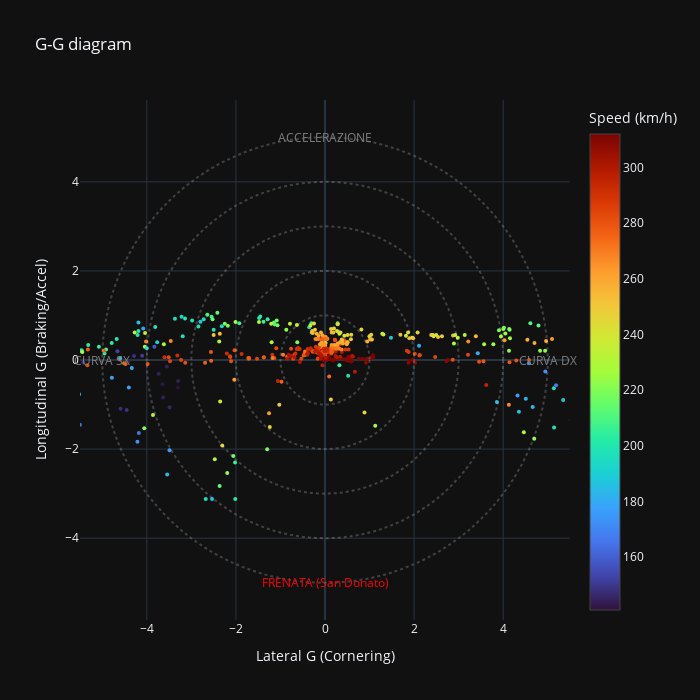

Notebook source saved alongside this figure:
### Markdown cell above
## Calcolo delle forze G

### Code cell
import numpy as np
import plotly.graph_objects as go

# non avendo gli accelerometri, uso la cinematica:
# Longitudinale = derivata della velocità
# Laterale = Velocità * Velocità di rotazione (cambio di direzione)

df_physics = df.with_columns([
    (pl.col("Speed") / 3.6).alias("v_ms"), # km/h -> m/s
    pl.col("Time_Sec").diff().fill_null(0.2).alias("dt"), # Delta Tempo
    pl.col("X").diff().fill_null(0).alias("dx"),
    pl.col("Y").diff().fill_null(0).alias("dy")
])

# calcolo Long G (Accelerazione/Frenata)
# a = delta_v / delta_t / 9.81
df_physics = df_physics.with_columns(
    (pl.col("v_ms").diff().fill_null(0) / pl.col("dt") / 9.81).alias("Long_G_Raw")
)

dx = df_physics["dx"].to_numpy()
dy = df_physics["dy"].to_numpy()
heading = np.arctan2(dy, dx) 

heading_smooth = np.unwrap(heading)

df_physics = df_physics.with_columns(pl.Series("heading", heading_smooth))

df_physics = df_physics.with_columns(
    ((pl.col("v_ms") * pl.col("heading").diff().fill_null(0) / pl.col("dt")) / 9.81).alias("Lat_G_Raw")
)

df_physics = df_physics.with_columns([
    pl.col("Long_G_Raw").rolling_mean(window_size=8).fill_null(0).alias("Long_G"),
    pl.col("Lat_G_Raw").rolling_mean(window_size=8).fill_null(0).alias("Lat_G")
])

plot_data = df_physics.to_pandas()

fig = go.Figure()

fig.add_trace(go.Scatter(
    x=plot_data["Lat_G"],
    y=plot_data["Long_G"],
    mode='markers',
    marker=dict(
        size=4,
        color=plot_data["Speed"], 
        colorscale='Turbo',
        showscale=True,
        colorbar=dict(title="Speed (km/h)")
    ),
    text=plot_data["Time_Sec"], 
    hoverinfo='text+x+y',
    name='G-Force'
))

for r in [1.0, 2.0, 3.0, 4.0, 5.0]:
    fig.add_shape(type="circle",
        xref="x", yref="y",
        x0=-r, y0=-r, x1=r, y1=r,
        line_color="white", line_dash="dot", opacity=0.2
    )

fig.update_layout(
    title="G-G diagram",
    xaxis_title="Lateral G (Cornering)",
    yaxis_title="Longitudinal G (Braking/Accel)",
    template="plotly_dark",
    width=700, height=700,
    yaxis=dict(
        scaleanchor="x", 
        scaleratio=1,
        range=[-5.5, 5.5] # range F1 -> ovviamente le moto lo hanno inferiore (si odvrebbe attestare max 1.2, 1.5)
    ),
    xaxis=dict(range=[-5.5, 5.5]),
    annotations=[
        dict(x=0, y=5, text="ACCELERAZIONE", showarrow=False, font=dict(color="gray")),
        dict(x=0, y=-5, text="FRENATA (San Donato)", showarrow=False, font=dict(color="red")),
        dict(x=-5, y=0, text="CURVA SX", showarrow=False, font=dict(color="gray")),
        dict(x=5, y=0, text="CURVA DX", showarrow=False, font=dict(color="gray"))
    ]
)

fig.show()

### Figure 1 — Plotly figure (JSON) as saved in the notebook; plotly's stock layout.template omitted (floating-point values rounded to 4 significant figures; data arrays with more than 128 entries replaced by an {"elided": "..."} marker saying what was removed)
{"data": [{"hoverinfo": "text+x+y", "marker": {"color": {"elided": "663 float values"}, "colorbar": {"title": {"text": "Speed (km/h)"}}, "colorscale": [[0, "#30123b"], [0.07143, "#4145ab"], [0.1429, "#4675ed"], [0.2143, "#39a2fc"], [0.2857, "#1bcfd4"], [0.3571, "#24eca6"], [0.4286, "#61fc6c"], [0.5, "#a4fc3b"], [0.5714, "#d1e834"], [0.6429, "#f3c63a"], [0.7143, "#fe9b2d"], [0.7857, "#f36315"], [0.8571, "#d93806"], [0.9286, "#b11901"], [1, "#7a0402"]], "showscale": true, "size": 4}, "mode": "markers", "name": "G-Force", "text": {"elided": "663 float values"}, "type": "scatter", "x": {"elided": "663 float values"}, "y": {"elided": "663 float values"}}], "layout": {"annotations": [{"font": {"color": "gray"}, "showarrow": false, "text": "ACCELERAZIONE", "x": 0, "y": 5}, {"font": {"color": "red"}, "showarrow": false, "text": "FRENATA (San Donato)", "x": 0, "y": -5}, {"font": {"color": "gray"}, "showarrow": false, "text": "CURVA SX", "x": -5, "y": 0}, {"font": {"color": "gray"}, "showarrow": false, "text": "CURVA DX", "x": 5, "y": 0}], "height": 700, "shapes": [{"line": {"color": "white", "dash": "dot"}, "opacity": 0.2, "type": "circle", "x0": -1, "x1": 1, "xref": "x", "y0": -1, "y1": 1, "yref": "y"}, {"line": {"color": "white", "dash": "dot"}, "opacity": 0.2, "type": "circle", "x0": -2, "x1": 2, "xref": "x", "y0": -2, "y1": 2, "yref": "y"}, {"line": {"color": "white", "dash": "dot"}, "opacity": 0.2, "type": "circle", "x0": -3, "x1": 3, "xref": "x", "y0": -3, "y1": 3, "yref": "y"}, {"line": {"color": "white", "dash": "dot"}, "opacity": 0.2, "type": "circle", "x0": -4, "x1": 4, "xref": "x", "y0": -4, "y1": 4, "yref": "y"}, {"line": {"color": "white", "dash": "dot"}, "opacity": 0.2, "type": "circle", "x0": -5, "x1": 5, "xref": "x", "y0": -5, "y1": 5, "yref": "y"}], "title": {"text": "G-G diagram"}, "width": 700, "xaxis": {"range": [-5.5, 5.5], "title": {"text": "Lateral G (Cornering)"}}, "yaxis": {"range": [-5.5, 5.5], "scaleanchor": "x", "scaleratio": 1, "title": {"text": "Longitudinal G (Braking/Accel)"}}}}
